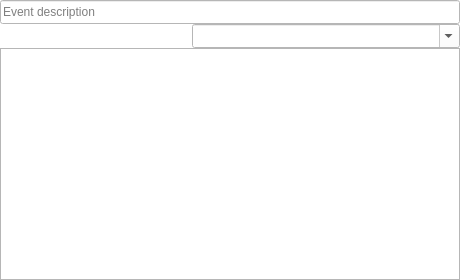
<?xml version="1.0" encoding="UTF-8"?>
<ui version="4.0">
 <class>nBriefEvent</class>
 <widget class="QWidget" name="nBriefEvent">
  <property name="geometry">
   <rect>
    <x>0</x>
    <y>0</y>
    <width>460</width>
    <height>280</height>
   </rect>
  </property>
  <property name="windowTitle">
   <string>Brief event editor</string>
  </property>
  <property name="toolTip">
   <string>Brief event editor</string>
  </property>
  <property name="statusTip">
   <string>Brief event editor</string>
  </property>
  <property name="whatsThis">
   <string>Brief event editor</string>
  </property>
  <property name="styleSheet">
   <string notr="true">background-color:white;</string>
  </property>
  <widget class="QToolButton" name="Add">
   <property name="enabled">
    <bool>false</bool>
   </property>
   <property name="geometry">
    <rect>
     <x>0</x>
     <y>24</y>
     <width>24</width>
     <height>24</height>
    </rect>
   </property>
   <property name="toolTip">
    <string>Add event</string>
   </property>
   <property name="statusTip">
    <string>Add event</string>
   </property>
   <property name="whatsThis">
    <string>Add event</string>
   </property>
   <property name="text">
    <string/>
   </property>
   <property name="icon">
    <iconset resource="../../Images/CIOS.qrc">
     <normaloff>:/images/plus.png</normaloff>:/images/plus.png</iconset>
   </property>
   <property name="iconSize">
    <size>
     <width>24</width>
     <height>24</height>
    </size>
   </property>
   <property name="autoRaise">
    <bool>true</bool>
   </property>
  </widget>
  <widget class="QToolButton" name="Cancel">
   <property name="geometry">
    <rect>
     <x>24</x>
     <y>24</y>
     <width>24</width>
     <height>24</height>
    </rect>
   </property>
   <property name="toolTip">
    <string>Cancel</string>
   </property>
   <property name="statusTip">
    <string>Cancel</string>
   </property>
   <property name="whatsThis">
    <string>Cancel</string>
   </property>
   <property name="text">
    <string/>
   </property>
   <property name="icon">
    <iconset resource="../../Images/CIOS.qrc">
     <normaloff>:/images/ready.png</normaloff>:/images/ready.png</iconset>
   </property>
   <property name="iconSize">
    <size>
     <width>24</width>
     <height>24</height>
    </size>
   </property>
   <property name="autoRaise">
    <bool>true</bool>
   </property>
  </widget>
  <widget class="QLineEdit" name="Description">
   <property name="geometry">
    <rect>
     <x>0</x>
     <y>0</y>
     <width>460</width>
     <height>24</height>
    </rect>
   </property>
   <property name="toolTip">
    <string>Event description</string>
   </property>
   <property name="statusTip">
    <string>Event description</string>
   </property>
   <property name="whatsThis">
    <string>Event description</string>
   </property>
   <property name="placeholderText">
    <string>Event description</string>
   </property>
  </widget>
  <widget class="QComboBox" name="Type">
   <property name="geometry">
    <rect>
     <x>192</x>
     <y>24</y>
     <width>268</width>
     <height>24</height>
    </rect>
   </property>
   <property name="toolTip">
    <string>Event types</string>
   </property>
   <property name="statusTip">
    <string>Event types</string>
   </property>
   <property name="whatsThis">
    <string>Event types</string>
   </property>
   <property name="editable">
    <bool>true</bool>
   </property>
   <property name="maxVisibleItems">
    <number>30</number>
   </property>
  </widget>
  <widget class="QTabWidget" name="Tab">
   <property name="geometry">
    <rect>
     <x>0</x>
     <y>48</y>
     <width>460</width>
     <height>232</height>
    </rect>
   </property>
   <property name="toolTip">
    <string>Brief event editor</string>
   </property>
   <property name="statusTip">
    <string>Brief event editor</string>
   </property>
   <property name="whatsThis">
    <string>Brief event editor</string>
   </property>
   <property name="tabPosition">
    <enum>QTabWidget::South</enum>
   </property>
   <property name="currentIndex">
    <number>-1</number>
   </property>
   <property name="movable">
    <bool>true</bool>
   </property>
   <property name="tabBarAutoHide">
    <bool>true</bool>
   </property>
  </widget>
  <widget class="QToolButton" name="Owner">
   <property name="enabled">
    <bool>false</bool>
   </property>
   <property name="geometry">
    <rect>
     <x>48</x>
     <y>24</y>
     <width>24</width>
     <height>24</height>
    </rect>
   </property>
   <property name="toolTip">
    <string>Event owner</string>
   </property>
   <property name="statusTip">
    <string>Event owner</string>
   </property>
   <property name="whatsThis">
    <string>Event owner</string>
   </property>
   <property name="text">
    <string/>
   </property>
   <property name="icon">
    <iconset resource="../../Images/CIOS.qrc">
     <normaloff>:/images/buddy.png</normaloff>:/images/buddy.png</iconset>
   </property>
   <property name="iconSize">
    <size>
     <width>24</width>
     <height>24</height>
    </size>
   </property>
   <property name="checkable">
    <bool>true</bool>
   </property>
   <property name="autoRaise">
    <bool>true</bool>
   </property>
  </widget>
  <widget class="QToolButton" name="Trigger">
   <property name="enabled">
    <bool>false</bool>
   </property>
   <property name="geometry">
    <rect>
     <x>72</x>
     <y>24</y>
     <width>24</width>
     <height>24</height>
    </rect>
   </property>
   <property name="toolTip">
    <string>Event trigger</string>
   </property>
   <property name="statusTip">
    <string>Event trigger</string>
   </property>
   <property name="whatsThis">
    <string>Event trigger</string>
   </property>
   <property name="text">
    <string/>
   </property>
   <property name="icon">
    <iconset resource="../../Images/CIOS.qrc">
     <normaloff>:/images/waves.png</normaloff>:/images/waves.png</iconset>
   </property>
   <property name="iconSize">
    <size>
     <width>24</width>
     <height>24</height>
    </size>
   </property>
   <property name="checkable">
    <bool>true</bool>
   </property>
   <property name="autoRaise">
    <bool>true</bool>
   </property>
  </widget>
  <widget class="QToolButton" name="Note">
   <property name="geometry">
    <rect>
     <x>168</x>
     <y>24</y>
     <width>24</width>
     <height>24</height>
    </rect>
   </property>
   <property name="toolTip">
    <string>event note</string>
   </property>
   <property name="statusTip">
    <string>event note</string>
   </property>
   <property name="whatsThis">
    <string>event note</string>
   </property>
   <property name="text">
    <string/>
   </property>
   <property name="icon">
    <iconset resource="../../Images/CIOS.qrc">
     <normaloff>:/images/brush.png</normaloff>:/images/brush.png</iconset>
   </property>
   <property name="iconSize">
    <size>
     <width>24</width>
     <height>24</height>
    </size>
   </property>
   <property name="checkable">
    <bool>true</bool>
   </property>
   <property name="autoRaise">
    <bool>true</bool>
   </property>
  </widget>
  <widget class="QToolButton" name="Tasks">
   <property name="geometry">
    <rect>
     <x>144</x>
     <y>24</y>
     <width>24</width>
     <height>24</height>
    </rect>
   </property>
   <property name="toolTip">
    <string>Task owner</string>
   </property>
   <property name="statusTip">
    <string>Task owner</string>
   </property>
   <property name="whatsThis">
    <string>Task owner</string>
   </property>
   <property name="text">
    <string/>
   </property>
   <property name="icon">
    <iconset resource="../../Images/CIOS.qrc">
     <normaloff>:/images/task.png</normaloff>:/images/task.png</iconset>
   </property>
   <property name="iconSize">
    <size>
     <width>24</width>
     <height>24</height>
    </size>
   </property>
   <property name="checkable">
    <bool>true</bool>
   </property>
   <property name="autoRaise">
    <bool>true</bool>
   </property>
  </widget>
  <widget class="QToolButton" name="Dependency">
   <property name="enabled">
    <bool>false</bool>
   </property>
   <property name="geometry">
    <rect>
     <x>96</x>
     <y>24</y>
     <width>24</width>
     <height>24</height>
    </rect>
   </property>
   <property name="toolTip">
    <string>Event dependency</string>
   </property>
   <property name="statusTip">
    <string>Event dependency</string>
   </property>
   <property name="whatsThis">
    <string>Event dependency</string>
   </property>
   <property name="text">
    <string/>
   </property>
   <property name="icon">
    <iconset resource="../../Images/CIOS.qrc">
     <normaloff>:/images/interactive.png</normaloff>:/images/interactive.png</iconset>
   </property>
   <property name="iconSize">
    <size>
     <width>24</width>
     <height>24</height>
    </size>
   </property>
   <property name="checkable">
    <bool>true</bool>
   </property>
   <property name="autoRaise">
    <bool>true</bool>
   </property>
  </widget>
  <widget class="QToolButton" name="Repeat">
   <property name="enabled">
    <bool>false</bool>
   </property>
   <property name="geometry">
    <rect>
     <x>120</x>
     <y>24</y>
     <width>24</width>
     <height>24</height>
    </rect>
   </property>
   <property name="toolTip">
    <string>Repeated event</string>
   </property>
   <property name="statusTip">
    <string>Repeated event</string>
   </property>
   <property name="whatsThis">
    <string>Repeated event</string>
   </property>
   <property name="text">
    <string/>
   </property>
   <property name="icon">
    <iconset resource="../../Images/CIOS.qrc">
     <normaloff>:/images/refreshright.png</normaloff>:/images/refreshright.png</iconset>
   </property>
   <property name="iconSize">
    <size>
     <width>24</width>
     <height>24</height>
    </size>
   </property>
   <property name="checkable">
    <bool>true</bool>
   </property>
   <property name="autoRaise">
    <bool>true</bool>
   </property>
  </widget>
 </widget>
 <resources>
  <include location="../../Images/CIOS.qrc"/>
 </resources>
 <connections>
  <connection>
   <sender>Add</sender>
   <signal>clicked()</signal>
   <receiver>nBriefEvent</receiver>
   <slot>Add()</slot>
   <hints>
    <hint type="sourcelabel">
     <x>11</x>
     <y>11</y>
    </hint>
    <hint type="destinationlabel">
     <x>229</x>
     <y>89</y>
    </hint>
   </hints>
  </connection>
  <connection>
   <sender>Cancel</sender>
   <signal>clicked()</signal>
   <receiver>nBriefEvent</receiver>
   <slot>Cancel()</slot>
   <hints>
    <hint type="sourcelabel">
     <x>11</x>
     <y>35</y>
    </hint>
    <hint type="destinationlabel">
     <x>229</x>
     <y>89</y>
    </hint>
   </hints>
  </connection>
  <connection>
   <sender>Description</sender>
   <signal>textChanged(QString)</signal>
   <receiver>nBriefEvent</receiver>
   <slot>Description(QString)</slot>
   <hints>
    <hint type="sourcelabel">
     <x>241</x>
     <y>11</y>
    </hint>
    <hint type="destinationlabel">
     <x>229</x>
     <y>89</y>
    </hint>
   </hints>
  </connection>
  <connection>
   <sender>Type</sender>
   <signal>activated(int)</signal>
   <receiver>nBriefEvent</receiver>
   <slot>EventType(int)</slot>
   <hints>
    <hint type="sourcelabel">
     <x>241</x>
     <y>35</y>
    </hint>
    <hint type="destinationlabel">
     <x>229</x>
     <y>89</y>
    </hint>
   </hints>
  </connection>
  <connection>
   <sender>Owner</sender>
   <signal>toggled(bool)</signal>
   <receiver>nBriefEvent</receiver>
   <slot>Owner(bool)</slot>
   <hints>
    <hint type="sourcelabel">
     <x>59</x>
     <y>35</y>
    </hint>
    <hint type="destinationlabel">
     <x>229</x>
     <y>139</y>
    </hint>
   </hints>
  </connection>
  <connection>
   <sender>Trigger</sender>
   <signal>toggled(bool)</signal>
   <receiver>nBriefEvent</receiver>
   <slot>Trigger(bool)</slot>
   <hints>
    <hint type="sourcelabel">
     <x>83</x>
     <y>35</y>
    </hint>
    <hint type="destinationlabel">
     <x>229</x>
     <y>139</y>
    </hint>
   </hints>
  </connection>
  <connection>
   <sender>Note</sender>
   <signal>toggled(bool)</signal>
   <receiver>nBriefEvent</receiver>
   <slot>Note(bool)</slot>
   <hints>
    <hint type="sourcelabel">
     <x>107</x>
     <y>35</y>
    </hint>
    <hint type="destinationlabel">
     <x>229</x>
     <y>139</y>
    </hint>
   </hints>
  </connection>
  <connection>
   <sender>Tasks</sender>
   <signal>toggled(bool)</signal>
   <receiver>nBriefEvent</receiver>
   <slot>Tasks(bool)</slot>
   <hints>
    <hint type="sourcelabel">
     <x>107</x>
     <y>35</y>
    </hint>
    <hint type="destinationlabel">
     <x>229</x>
     <y>139</y>
    </hint>
   </hints>
  </connection>
  <connection>
   <sender>Dependency</sender>
   <signal>toggled(bool)</signal>
   <receiver>nBriefEvent</receiver>
   <slot>Dependency(bool)</slot>
   <hints>
    <hint type="sourcelabel">
     <x>107</x>
     <y>35</y>
    </hint>
    <hint type="destinationlabel">
     <x>229</x>
     <y>139</y>
    </hint>
   </hints>
  </connection>
  <connection>
   <sender>Repeat</sender>
   <signal>toggled(bool)</signal>
   <receiver>nBriefEvent</receiver>
   <slot>Repeat(bool)</slot>
   <hints>
    <hint type="sourcelabel">
     <x>131</x>
     <y>35</y>
    </hint>
    <hint type="destinationlabel">
     <x>229</x>
     <y>139</y>
    </hint>
   </hints>
  </connection>
 </connections>
</ui>
